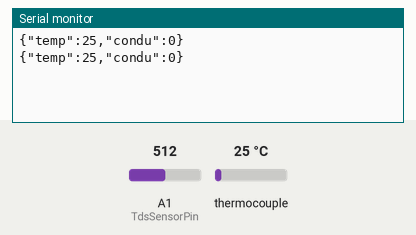
Recording of a sketch running on a simulated Arduino Uno, built with avr-gcc and run on an emulated ATmega328P. Shown: the last lines printed to the serial monitor. Inputs (shaded band) come from the test bench; at power-on: thermocouple 25 °C, A1 (TdsSensorPin) = 512.

Above: at 1.2 s.
1.3 s: thermocouple set to 6 °C
At 2.6 s:
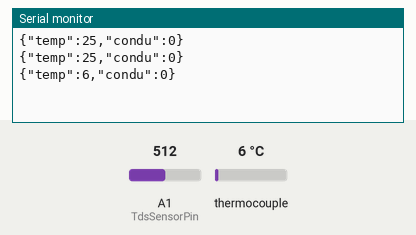
2.8 s: thermocouple set to 75 °C
At 3.6 s:
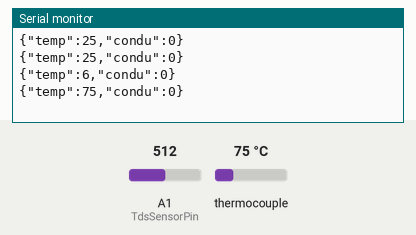
Timing chart, 0 to 5.8 s (numbered marks = the images above; inputs shaded):
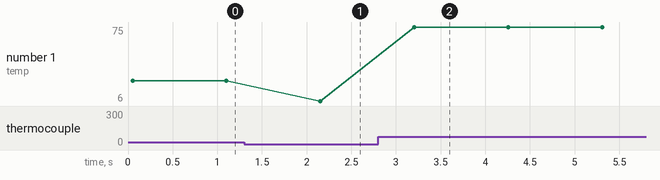

The sketch:

main2.ino
```cpp
#include <ArduinoJson.h>
#include <max6675.h>

#define GPIO_SO 8
#define GPIO_CS 9
#define GPIO_CLK 10
#define BAUDRATE_SERIAL_MONITOR 9600
#define TEMPO_ENTRE_LEITURAS 1000

MAX6675 termopar(GPIO_CLK, GPIO_CS, GPIO_SO);

//CONDUTIMETRO
#define TdsSensorPin A1
#define VREF 5.0          // analog reference voltage(Volt) of the ADC
#define SCOUNT 30         // sum of sample point
int analogBuffer[SCOUNT]; // store the analog value in the array, read from ADC
int analogBufferTemp[SCOUNT];
int analogBufferIndex = 0, copyIndex = 0;
float averageVoltage = 0, tdsValue = 0;


void setup()
{
    Serial.begin(BAUDRATE_SERIAL_MONITOR);
    while (!Serial) continue;
}

void loop()
{
    //float temperature = getTemperature();
    float temperature = getTemperatureMedian();
    tdsValue = getppm(tdsValue, temperature);
    enviaJsonSerial(temperature, tdsValue);
    delay(TEMPO_ENTRE_LEITURAS);
}

void enviaJsonSerial(float temperatura, float condutividade)
{
    StaticJsonDocument<100> doc;
    doc["temp"] = temperatura;
    doc["condu"] = condutividade;
    serializeJson(doc, Serial);
    Serial.println();
}

float getTemperature()
{
  float readMean = 0;
  int meanSize = 64;
  for (int i = 0; i<meanSize; i++) {
    readMean = termopar.readCelsius() + readMean;
  }

  return readMean/meanSize;
}

float getTemperatureMedian()
{
  int readSize = 63;
  float readMean[readSize];
  for (int i = 0; i<readSize; i++) {
    readMean[i] = termopar.readCelsius();
  }

   for (int i = 0; i < readSize - 1; i++) {
        for (int j = i + 1; j < readSize; j++) {
            if (readMean[i] > readMean[j]) {
                float temp = readMean[i];
                readMean[i] = readMean[j];
                readMean[j] = temp;
            }
        }
    }

  return readMean[31];
}

float getppm(float ppm, float temperatura)
{
    static unsigned long analogSampleTimepoint = millis();
    if (millis() - analogSampleTimepoint > 40U) // every 40 milliseconds,read the analog value from the ADC
    {
        analogSampleTimepoint = millis();
        analogBuffer[analogBufferIndex] = analogRead(TdsSensorPin); // read the analog value and store into the buffer
        analogBufferIndex++;
        if (analogBufferIndex == SCOUNT)
            analogBufferIndex = 0;
    }
    static unsigned long printTimepoint = millis();
    if (millis() - printTimepoint > 800U)
    {
        printTimepoint = millis();
        for (copyIndex = 0; copyIndex < SCOUNT; copyIndex++)
            analogBufferTemp[copyIndex] = analogBuffer[copyIndex];
        averageVoltage = getMedianNum(analogBufferTemp, SCOUNT) * (float)VREF / 1024.0;                                                                                                  // read the analog value more stable by the median filtering algorithm, and convert to voltage value
        float compensationCoefficient = 1.0 + 0.02 * (temperatura - 25.0);                                                                                                               // temperature compensation formula: fFinalResult(25^C) = fFinalResult(current)/(1.0+0.02*(fTP-25.0));
        float compensationVolatge = averageVoltage / compensationCoefficient;                                                                                                            // temperature compensation
        ppm = (133.42 * compensationVolatge * compensationVolatge * compensationVolatge - 255.86 * compensationVolatge * compensationVolatge + 857.39 * compensationVolatge) * 0.5; // convert voltage value to tds value
    }
    return ppm;
}

int getMedianNum(int bArray[], int iFilterLen)
{
    int bTab[iFilterLen];
    for (byte i = 0; i < iFilterLen; i++)
        bTab[i] = bArray[i];
    int i, j, bTemp;
    for (j = 0; j < iFilterLen - 1; j++)
    {
        for (i = 0; i < iFilterLen - j - 1; i++)
        {
            if (bTab[i] > bTab[i + 1])
            {
                bTemp = bTab[i];
                bTab[i] = bTab[i + 1];
                bTab[i + 1] = bTemp;
            }
        }
    }
    if ((iFilterLen & 1) > 0)
        bTemp = bTab[(iFilterLen - 1) / 2];
    else
        bTemp = (bTab[iFilterLen / 2] + bTab[iFilterLen / 2 - 1]) / 2;
    return bTemp;
}
```

Measured:
- after the input at 1.3 s, the serial monitor: prints a new line after 0.85 s (image 1)
- after the input at 2.8 s, the serial monitor: prints a new line after 0.41 s (image 2)
- plotted number 1: 25 → 6 after the input at 1.3 s, 6 → 75 after the input at 2.8 s
